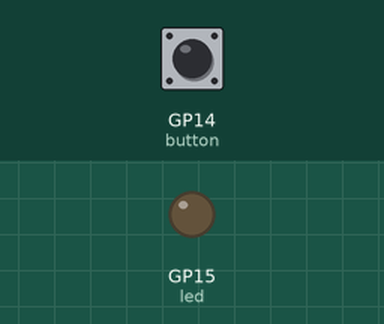
Recording of a program running on a simulated Raspberry Pi Pico running MicroPython. On the bench: output pins drawn as LEDs (lit = HIGH). Inputs (shaded band) come from the test bench; at power-on: GP14 (button) LOW.

Above: at 1.2 s.
1.3 s: GP14 (button) pulled HIGH for 0.15 s
At 1.38 s:
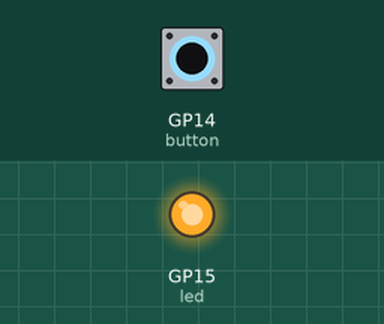
2.9 s: GP14 (button) pulled HIGH for 3.2 s
At 7.5 s:
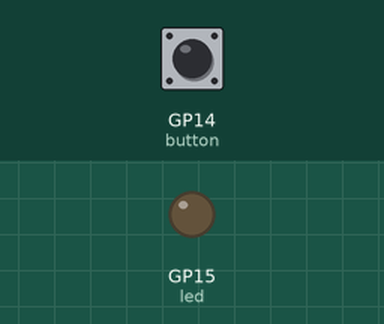
Timing chart, 0 to 9.0 s (numbered marks = the images above; inputs shaded):
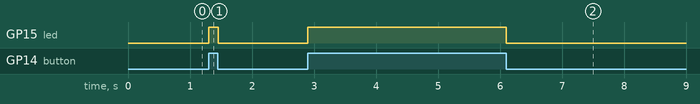

Measured:
- after the input at 1.3 s, GP15 (led): LOW → HIGH at once, → LOW 0.15 s later
- after the input at 2.9 s, GP15 (led): LOW → HIGH at once, → LOW 3.2 s later

The program:

main.py
```python
from machine import Pin
import time

led = Pin(15, Pin.OUT)
button = Pin(14, Pin.IN, Pin.PULL_DOWN)

while True:
    led.value(button.value())
    time.sleep(0.01)
```
